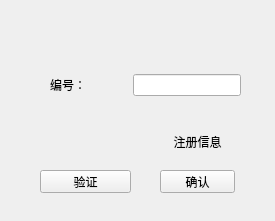
<?xml version="1.0" encoding="UTF-8"?>
<ui version="4.0">
 <class>initInfoWidget</class>
 <widget class="QWidget" name="initInfoWidget">
  <property name="geometry">
   <rect>
    <x>0</x>
    <y>0</y>
    <width>275</width>
    <height>221</height>
   </rect>
  </property>
  <property name="windowTitle">
   <string>选择账号</string>
  </property>
  <widget class="QPushButton" name="pushButton_check">
   <property name="geometry">
    <rect>
     <x>40</x>
     <y>170</y>
     <width>91</width>
     <height>23</height>
    </rect>
   </property>
   <property name="text">
    <string>验证</string>
   </property>
  </widget>
  <widget class="QPushButton" name="pushButton_set">
   <property name="geometry">
    <rect>
     <x>160</x>
     <y>170</y>
     <width>75</width>
     <height>23</height>
    </rect>
   </property>
   <property name="text">
    <string>确认</string>
   </property>
  </widget>
  <widget class="QWidget" name="layoutWidget">
   <property name="geometry">
    <rect>
     <x>50</x>
     <y>50</y>
     <width>191</width>
     <height>71</height>
    </rect>
   </property>
   <layout class="QVBoxLayout" name="verticalLayout">
    <item>
     <layout class="QHBoxLayout" name="horizontalLayout">
      <item>
       <widget class="QLabel" name="label_4">
        <property name="text">
         <string>编号：</string>
        </property>
       </widget>
      </item>
      <item>
       <widget class="QLineEdit" name="lineEdit_id">
        <property name="sizePolicy">
         <sizepolicy hsizetype="Fixed" vsizetype="Fixed">
          <horstretch>0</horstretch>
          <verstretch>0</verstretch>
         </sizepolicy>
        </property>
       </widget>
      </item>
     </layout>
    </item>
   </layout>
  </widget>
  <widget class="QPushButton" name="pushButton_register">
   <property name="geometry">
    <rect>
     <x>160</x>
     <y>130</y>
     <width>75</width>
     <height>23</height>
    </rect>
   </property>
   <property name="styleSheet">
    <string notr="true">
#pushButton_register{
	border-style:none;
	background-color: rgba(255, 29, 184,0);
}

#pushButton_register:hover{
	background-color: rgb(255, 255, 255);
	
	color: rgb(255, 196, 123);
}
</string>
   </property>
   <property name="text">
    <string>注册信息</string>
   </property>
  </widget>
 </widget>
 <resources/>
 <connections/>
</ui>
